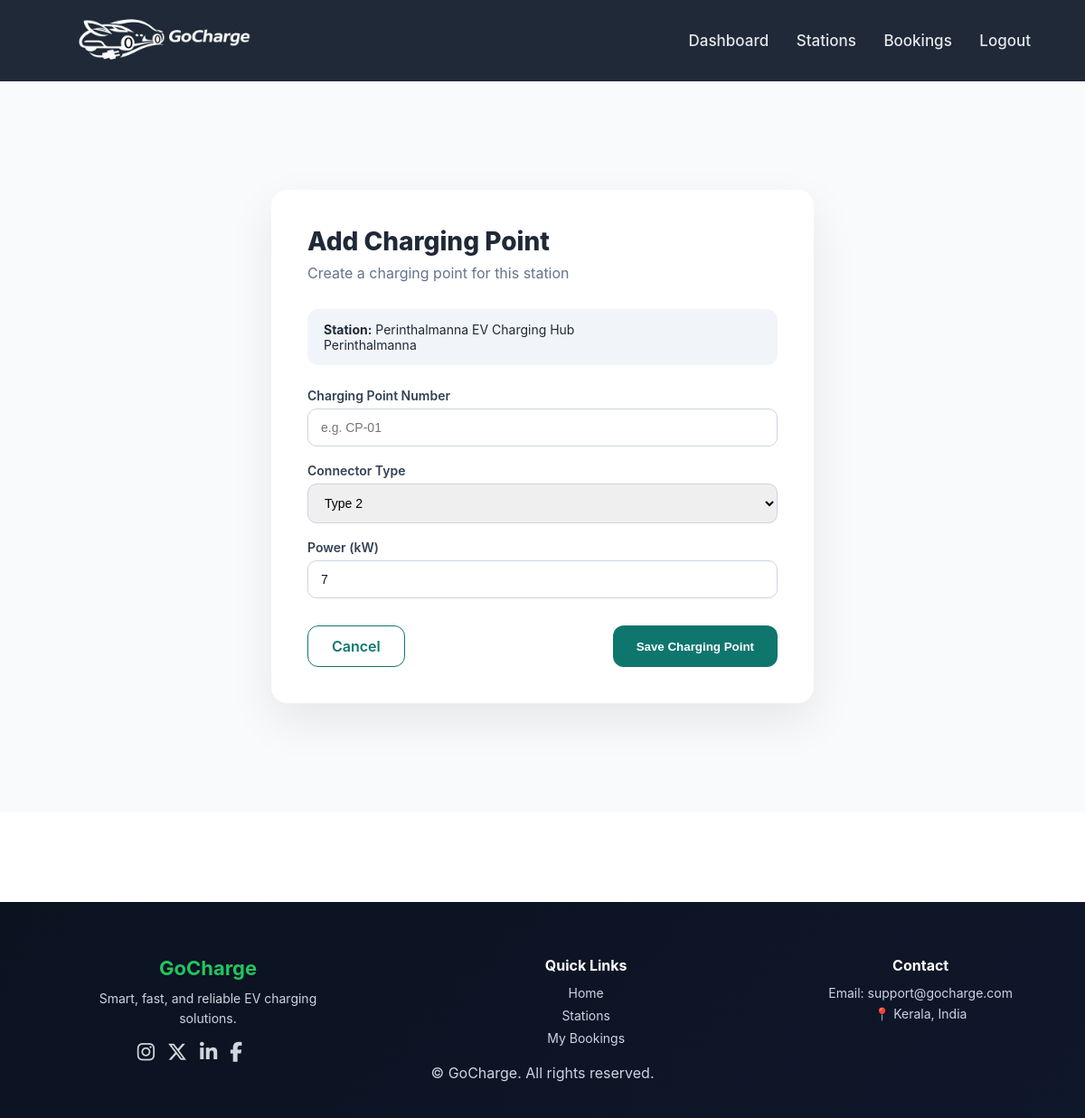
The page /stations/operator/stations/1/add-point/ (signed in) on the database its author committed.
### stations/models.py (models this page shows, shortened)
class ChargingStation(models.Model):
    name = models.CharField(max_length=200)
    address = models.TextField(blank=True, null=True)
    location = models.CharField(max_length=255, default="")
    operator = models.ForeignKey(
        User,
        on_delete=models.CASCADE,
        limit_choices_to={'profile__role': 'operator'},
        null=True,
        blank=True
    )
    contact_number = models.CharField(max_length=15, blank=True, null=True)
    is_active = models.BooleanField(default=True)

### stations/views.py (the view, shortened to what this page needs)
@login_required
def add_charging_point(request, station_id):
    station = get_object_or_404(
        ChargingStation,
        id=station_id,
        operator=request.user
    )
    return render(request, "add_charging_point.html", {"station": station})

### stations/templates/add_charging_point.html (shortened to what this page needs)
{% extends "base.html" %}
{% block content %}
<section class="form-section">
    <div class="form-container">
        <h1 class="form-title">Add Charging Point</h1>
        <p class="form-subtitle">
            Create a charging point for this station
        </p>
        <div class="station-info">
            <strong>Station:</strong> {{ station.name }}<br>
            {{ station.location }}
        </div>
        <form method="post">
            <div class="form-group">
                <label>Charging Point Number</label>
                <input type="text"
                       name="point_number"
                       placeholder="e.g. CP-01"
                       required>
            </div>
            <div class="form-group">
                <label>Connector Type</label>
                <select name="connector_type">
                    <option value="type2">Type 2</option>
                </select>
            </div>
            <div class="form-group">
                <label>Power (kW)</label>
                <input type="number"
                       name="power_kw"
                       value="7"
                       min="1"
                       required>
            </div>
            <div class="form-actions">
                <a href="{% url 'manage_station' station.id %}"
                   class="btn-secondary">
                    Cancel
                </a>
                <button type="submit" class="btn-primary">
                    Save Charging Point
                </button>
            </div>
        </form>
    </div>
</section>
{% endblock %}

### static/css/style.css (style rules this page uses)
* { margin: 0; padding: 0; box-sizing: border-box; }
body { font-family: "Inter", system-ui, sans-serif; background: #ffffff; color: #1f2937; }
.btn-primary { background: #0f766e; color: #ffffff; padding: 14px 36px; border-radius: 12px; font-weight: 600; text-decoration: none; }
.form-group { margin-bottom: 18px; }
.form-group label { display: block; font-size: 13px; font-weight: 600; margin-bottom: 6px; color: #334155; }
.form-group input { width: 100%; padding: 12px 14px; border-radius: 10px; border: 1px solid #cbd5e1; font-size: 14px; color: #0f172a; background: #ffffff; }

### stations/templates/add_charging_point.html (style rules this page uses)
.form-section { padding: 120px 40px; background: #f8fafc; min-height: 100vh; }
.form-container { max-width: 600px; margin: auto; background: #ffffff; padding: 40px; border-radius: 18px; box-shadow: 0 20px 50px rgba(0,0,0,0.08); }
.form-title { font-size: 28px; font-weight: 800; margin-bottom: 8px; }
.form-subtitle { color: #64748b; margin-bottom: 30px; }
.form-group { margin-bottom: 18px; }
.form-group label { display: block; font-weight: 600; margin-bottom: 6px; font-size: 14px; }
.form-group input, .form-group select { width: 100%; padding: 12px 14px; border-radius: 10px; border: 1.5px solid #cbd5e1; font-size: 14px; outline: none; transition: border 0.2s ease; }
.form-actions { display: flex; justify-content: space-between; margin-top: 30px; }
.btn-primary { padding: 12px 26px; border-radius: 12px; border: none; background: #0f766e; color: white; font-weight: 600; cursor: pointer; }
.btn-secondary { padding: 12px 26px; border-radius: 12px; border: 1.5px solid #0f766e; background: transparent; color: #0f766e; font-weight: 600; text-decoration: none; }
.station-info { background: #f1f5f9; padding: 14px 18px; border-radius: 12px; margin-bottom: 25px; font-size: 14px; }

### rows shown on the page
ChargingStation: name "Perinthalmanna EV Charging Hub", location "Perinthalmanna"
